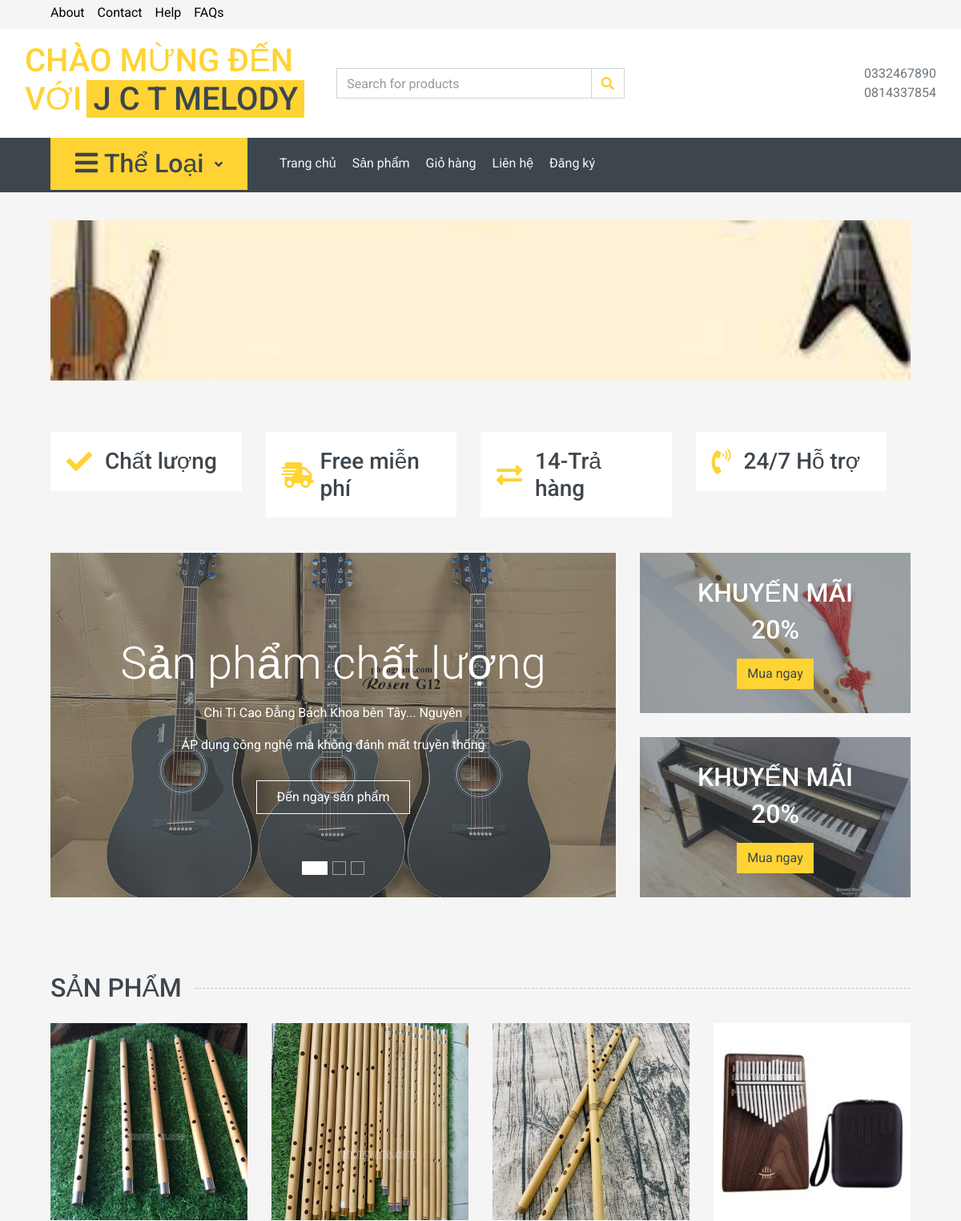
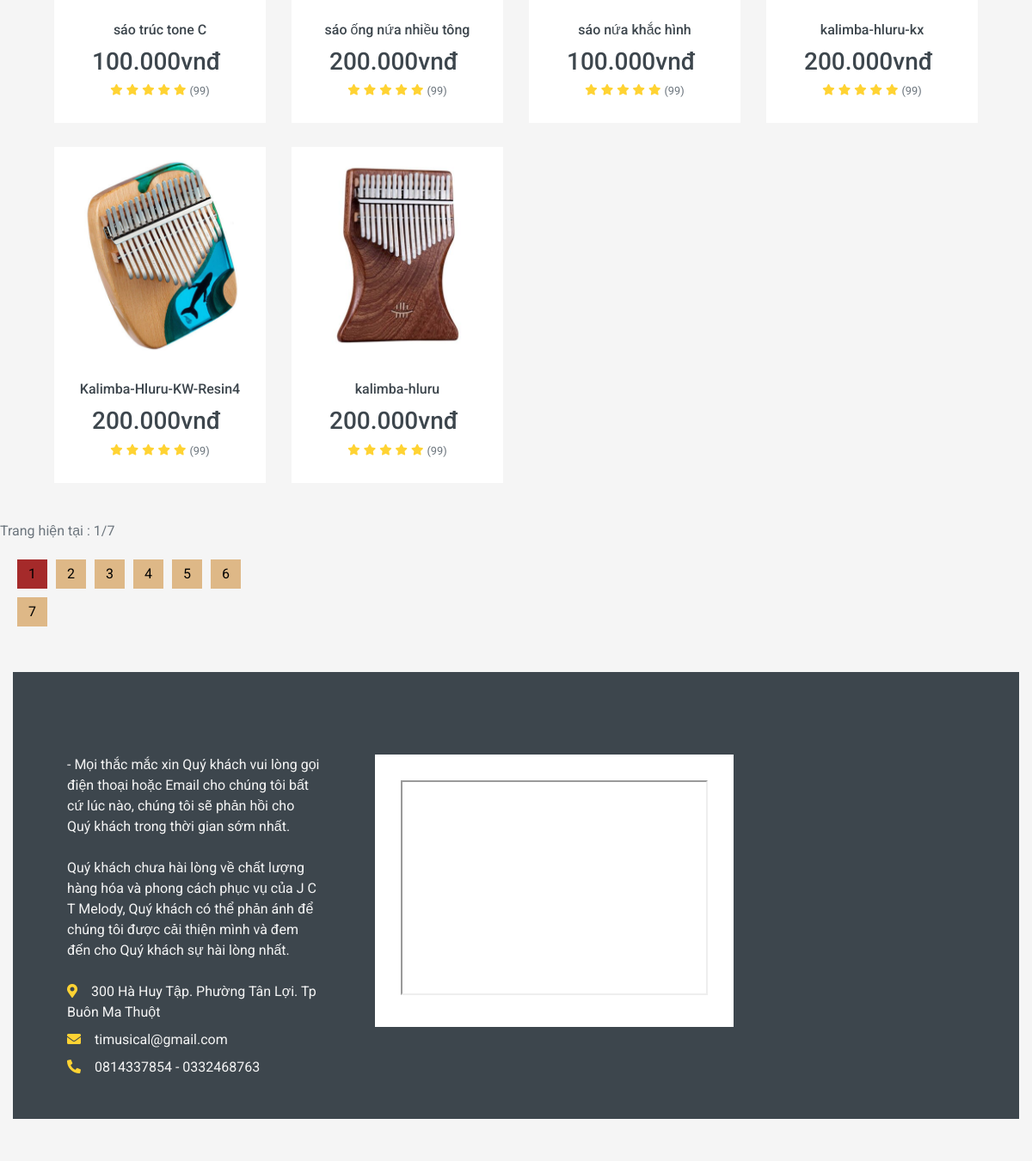
The page / on the database its author committed (2 pictures, top to bottom).
### tables this page shows
CREATE TABLE `tbl_sanpham` (
  `id_sanpham` int(11) NOT NULL,
  `tensanpham` varchar(250) NOT NULL,
  `masp` varchar(100) NOT NULL,
  `giasp` varchar(50) NOT NULL,
  `soluong` int(11) NOT NULL,
  `hinhanh` varchar(50) NOT NULL,
  `tomtat` text NOT NULL,
  `noidung` text NOT NULL,
  `tinhtrang` int(11) NOT NULL,
  `id_danhmuc` int(11) NOT NULL
);

### pages/main/index.php (the view, shortened to what this page needs)
<?php
	if(isset($_GET['trang'])){
		$page = $_GET['trang'];
	}else{
		$page = 1;
	}
	if($page == '' || $page == 1){
		$begin = 0;
	}else{
		$begin = ($page*3)-3;
	}
	$sql_pro = "SELECT * FROM tbl_sanpham,tbl_danhmuc WHERE tbl_sanpham.id_danhmuc=tbl_danhmuc.id_danhmuc ORDER BY tbl_sanpham.id_sanpham DESC LIMIT $begin,6";
	$query_pro = mysqli_query($mysqli,$sql_pro);
?>
  <div class="container-fluid mb-3">
        <div class="row px-sm-5">
            <div class="col-lg-12 col-md-12 col-12 ">
                <div id="header-carousel" class="carousel slide carousel-fade mb-0 mb-lg-0" data-ride="carousel">
						<div class="carousel-item position-relative active" style="height: 200px;" style="object-fit:cover;">
                        <img class="mySlides position-absolute w-100 h-100" src="img/baner1.jpg" width="100" height="100" alt="Mô tả hình ảnh của bạn ở đây" style="object-fit: cover;" title="Chi Ti Cao Đẳng Bách Khoa Tây Nguyên"loading="lazy">
						</div>
				</div>
			</div>
		</div>
	</div>
		<div class="container-fluid pt-5">
    <div class="row px-xl-5 col-lg-12 col-md-12 col-sm-12 pb-3">
        <div class="col-lg-3 col-md-6 col-sm-6 pb-1">
            <div class="d-flex align-items-center bg-light mb-4" style="padding: 20px;">
                <h2 class="fa fa-check text-primary m-0 mr-3"></h2>
                <h3 class="font-weight-semi-bold m-0">Chất lượng</h3>
            </div>
        </div>
        <div class="col-lg-3 col-md-6 col-sm-6 pb-1">
            <div class="d-flex align-items-center bg-light mb-4" style="padding: 20px;">
                <h2 class="fa fa-shipping-fast text-primary m-0 mr-2"></h2>
                <h3 class="font-weight-semi-bold m-0">Free miễn phí</h3>
            </div>
        </div>
        <div class="col-lg-3 col-md-6 col-sm-12 pb-1">
            <div class="d-flex align-items-center bg-light mb-4" style="padding: 20px;">
                <h2 class="fas fa-exchange-alt text-primary m-0 mr-3"></h2>
                <h3 class="font-weight-semi-bold m-0">14-Trả hàng</h3>
            </div>
        </div>
        <div class="col-lg-3 col-md-6 col-sm-12 pb-1">
            <div class="d-flex align-items-center bg-light mb-4" style="padding: 20px;">
                <h2 class="fa fa-phone-volume text-primary m-0 mr-3"></h2>
                <h3 class="font-weight-semi-bold m-0">24/7 Hỗ trợ</h3>
            </div>
        </div>
    </div>
</div>
<div class="container-fluid mb-3">
        <div class="row px-xl-5">
            <div class="col-lg-8">
            <div id="header-carousel" class="carousel slide carousel-fade mb-30 mb-lg-0" data-ride="carousel">
                    <ol class="carousel-indicators">
                        <li data-target="#header-carousel" data-slide-to="0" class="active"></li>
                        <li data-target="#header-carousel" data-slide-to="1"></li>
                        <li data-target="#header-carousel" data-slide-to="2"></li>
                    </ol>
                    <div class="carousel-inner">
                        <div class="carousel-item position-relative active" style="height: 430px;">
                            <img class="position-absolute w-100 h-100" src="img/guitar/guitar1.jpg" style="object-fit: cover;" width="50" height="50" alt="" title="Chi Ti Cao Đẳng Bách Khoa Tây Nguyên" loading="lazy">
                            <div class="carousel-caption d-flex flex-column align-items-center justify-content-center">
                                <div class="p-3" style="max-width: 700px;">
                                    <h2 class="display-4 text-white mb-3 animate__animated animate__fadeInDown">Sản phẩm chất lượng</h2>
                                    <p class="mx-md-5 px-5 animate__animated animate__bounceIn">Chi Ti Cao Đẳng Bách Khoa bên Tây... Nguyên </p>
                                    <p class="mx-md-5 px-5 animate__animated animate__bounceIn">ÁP dụng công nghệ mà không đánh mất truyền thống </p>
                                    <a class="btn btn-outline-light py-2 px-4 mt-3 animate__animated animate__fadeInUp"href="san-pham.php">Đến ngay sản phẩm</a>
                                </div>
                            </div>
                        </div>
                    </div>
                </div>
            </div>
            <div class="col-lg-4">
                <div class="product-offer mb-30" style="height: 200px;">
                    <img class="img-fluid" src="img/saos.jpg" width="50" height="50" alt="" title="Chi Ti Cao Đẳng Bách Khoa Tây Nguyên" loading="lazy">
                    <div class="offer-text">
                        <h2 class="text-white text-uppercase">Khuyến mãi</h2>
                        <h2 class="text-white mb-3">20%</h2>
                        <a href="gio-hang.php" class="btn btn-primary">Mua ngay</a>
                    </div>
                </div>
                <div class="product-offer mb-30" style="height: 200px;">
                    <img class="img-fluid" src="img/piano/piano3.jpg" width="100" height="100" alt="" title="Chi Ti Cao Đẳng Bách Khoa Tây Nguyên" loading="lazy">
                    <div class="offer-text">
                    <h2 class="text-white text-uppercase">Khuyến mãi</h2>
                        <h2 class="text-white mb-3">20%</h2>
                        <a href="gio-hang.php" class="btn btn-primary">Mua ngay</a>
                    </div>
                </div>
            </div>
        </div>
    </div>
<div class="container-fluid pt-5 pb-3">
<h2 class="section-title position-relative text-uppercase mx-xl-5 mb-4"><span class="bg-secondary pr-3">Sản Phẩm</span></h2>
    <div class="row px-xl-5">
        <?php
        while ($row = mysqli_fetch_array($query_pro)) {
        ?>
        <div class="col-lg-3 col-md-12 col-sm-12 col-12 pb-1">
                <div class="product-item bg-light mb-4">
                    <div class="product-img position-relative overflow-hidden">
                    <img class="img-fluid h-auto w-100" src="admincp/modules/quanlysp/uploads/<?php echo $row['hinhanh'] ?>" width="100" height="100" alt="" title="Xem chi tiết" loading="lazy">
                        <div class="product-action">
                        </div>
                    </div>
                 <div class="text-center py-4">
                        <a class="h6 text-decoration-none text-truncate" href="index.php?quanly=sanpham&id=<?php echo $row['id_sanpham'] ?>"><?php echo $row['tensanpham'] ?></a>
                        <div class="d-flex align-items-center justify-content-center mt-2">
                            <h3> <?php echo number_format($row['giasp'], 0, ',', '.') . 'vnđ' ?></h3><h4 class="text-muted ml-2"><del></del></h4>
                        </div>
                        <div class="d-flex align-items-center justify-content-center mb-1">
                            <small class="fa fa-star text-primary mr-1"></small>
                            <small class="fa fa-star text-primary mr-1"></small>
                            <small class="fa fa-star text-primary mr-1"></small>
                            <small class="fa fa-star text-primary mr-1"></small>
                            <small class="fa fa-star text-primary mr-1"></small>
                            <small>(99)</small>
                        </div>
                    </div>
                </div>
            </div>
        <?php
        }
        ?>
    </div>
</div>
                    </div>
                    <?php
                    $sql_trang = mysqli_query($mysqli,"SELECT * FROM tbl_sanpham");
                    $row_count = mysqli_num_rows($sql_trang);
                    $trang = ceil($row_count/3);
                    ?>
                    <p>Trang hiện tại : <?php echo $page ?>/<?php echo $trang ?> </p>
                    <div class="col-lg-3 col-md-4 col-sm-6 col-5 pb-1">
                    <ul class="list_trang">
                        <?php
                        for($i=1;$i<=$trang;$i++){
                        ?>
                            <li <?php if($i==$page){echo 'style="background: brown;"';}else{ echo ''; }  ?>><a href="index.php?trang=<?php echo $i ?>"><?php echo $i ?></a></li>
                        <?php
                        }
                        ?>
                    </div>

### rows shown on the page
tbl_sanpham: hinhanh (picture), tensanpham "sáo trúc tone C", giasp "100.000"
tbl_sanpham: hinhanh (picture), tensanpham "sáo ống nứa nhiều tông", giasp "200.000"
tbl_sanpham: hinhanh (picture), tensanpham "sáo nứa khắc hình", giasp "100.000"
tbl_sanpham: hinhanh (picture), tensanpham "kalimba-hluru-kx", giasp "200.000"
tbl_sanpham: hinhanh (picture), tensanpham "Kalimba-Hluru-KW-Resin4", giasp "200.000"
tbl_sanpham: hinhanh (picture), tensanpham "kalimba-hluru", giasp "200.000"

### other values the page prints
$page "1"
$trang "7"
